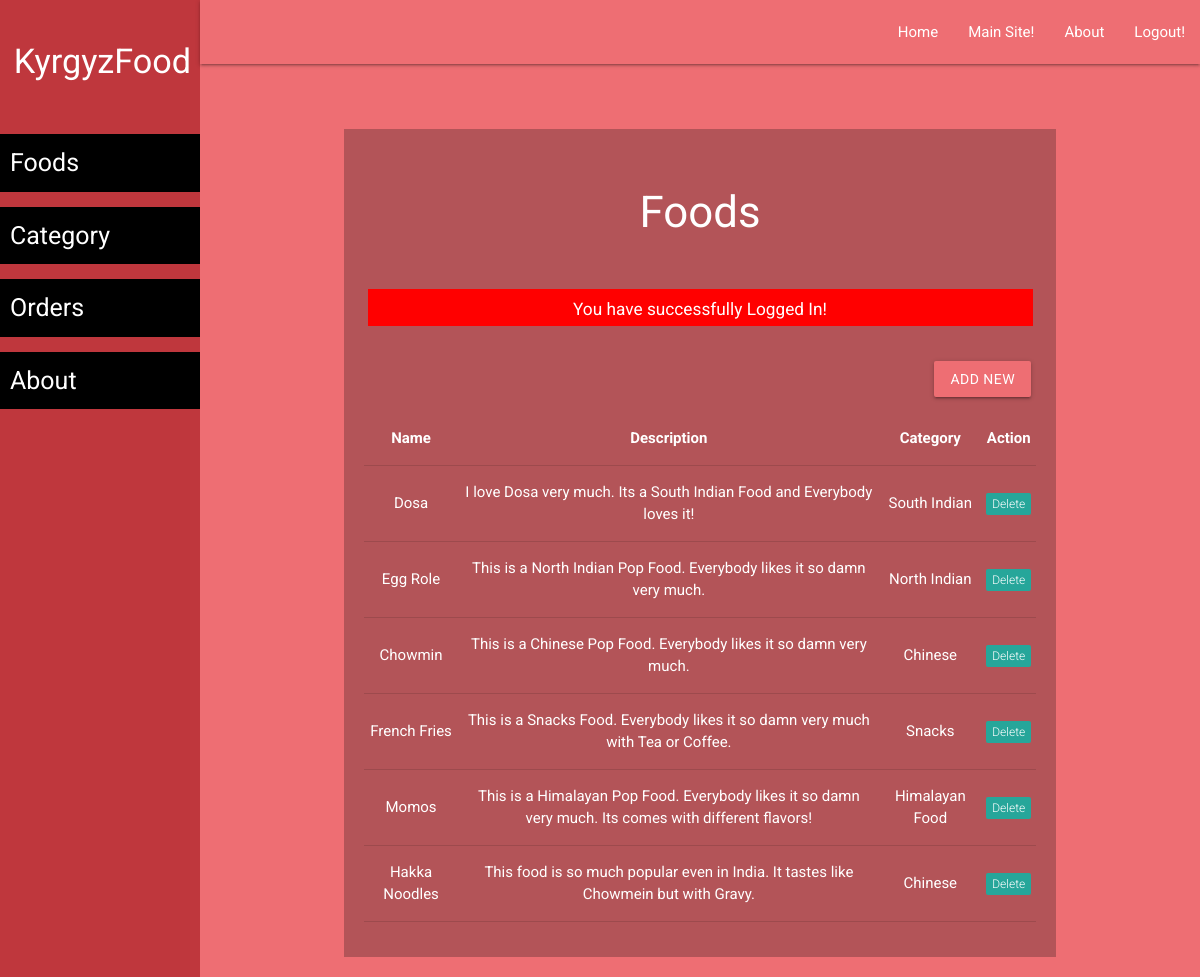
The app's page /admin/food-list.php (signed in) with its own data.
### tables this page shows
CREATE TABLE `food` (
  `id` int(11) NOT NULL,
  `cat_id` int(10) NOT NULL,
  `fname` varchar(50) NOT NULL,
  `description` varchar(250) NOT NULL
);

CREATE TABLE `categories` (
  `id` int(11) NOT NULL,
  `name` varchar(250) NOT NULL,
  `short_desc` varchar(250) NOT NULL,
  `long_desc` varchar(500) NOT NULL
);

### admin/food-list.php (the view, shortened to what this page needs)
<?php require('layout/header.php'); ?>
<?php require('layout/left-sidebar-long.php'); ?>
<?php require('layout/topnav.php'); ?>
<?php require('layout/left-sidebar-short.php'); ?>
<?php
require('../backends/connection-pdo.php');
$sql = 'SELECT food.id, food.fname, food.description, categories.name
        FROM food
        LEFT JOIN categories
        ON food.cat_id = categories.id';
$query  = $pdoconn->prepare($sql);
$query->execute();
$arr_all = $query->fetchAll(PDO::FETCH_ASSOC);
?>
<div class="section white-text" style="background: #B35458;">
	<div class="section">
		<h3>Foods</h3>
	</div>
  <?php
    if (isset($_SESSION['msg'])) {
        echo '<div class="section center" style="margin: 5px 35px;"><div class="row" style="background: red; color: white;">
        <div class="col s12">
            <h6>'.$_SESSION['msg'].'</h6>
            </div>
        </div></div>';
    }
    ?>
	<div class="section right" style="padding: 15px 25px;">
		<a href="food-add.php" class="waves-effect waves-light btn">Add New</a>
	</div>
	<div class="section center" style="padding: 20px;">
		<table class="centered responsive-table">
        <thead>
          <tr>
              <th>Name</th>
              <th>Description</th>
              <th>Category</th>
              <th>Action</th>
          </tr>
        </thead>
        <tbody>
          <?php
            foreach ($arr_all as $key) {
          ?>
          <tr>
            <td><?php echo $key['fname']; ?></td>
            <td><?php echo $key['description']; ?></td>
            <td><?php echo $key['name']; ?></td>
            <td><a href="../backends/admin/food-delete.php?id=<?php echo $key['id']; ?>"><span class="new badge" data-badge-caption="">Delete</span></a></td>
          </tr>
          <?php } ?>
        </tbody>
      </table>
	</div>
</div>
<?php require('layout/footer.php'); ?>

### css/form-style.css (style rules this page uses)
body { background: #ee6e73; font-family: "Roboto", sans-serif; -webkit-font-smoothing: antialiased; -moz-osx-font-smoothing: grayscale; }
.btn, .btn:active, .btn:hover { background: #ee6e73 !important; width: 100%; }
.row { margin-bottom: 0 !important; }
.col { padding: 0 !important; }

### records on screen
food: fname "Dosa", description "I love Dosa very much. Its a South Indian Food and Everybody loves it!", categories.name "South Indian"
food: fname "Egg Role", description "This is a North Indian Pop Food. Everybody likes it so damn very much.", categories.name "North Indian"
food: fname "Chowmin", description "This is a Chinese Pop Food. Everybody likes it so damn very much.", categories.name "Chinese"
food: fname "French Fries", description "This is a Snacks Food. Everybody likes it so damn very much with Tea or Coffee.", categories.name "Snacks"
food: fname "Momos", description "This is a Himalayan Pop Food. Everybody likes it so damn very much. Its comes with different flavors!", categories.name "Himalayan Food"
food: fname "Hakka Noodles", description "This food is so much popular even in India. It tastes like Chowmein but with Gravy.", categories.name "Chinese"

### other values on screen
$_SESSION['msg'] "You have successfully Logged In!"
